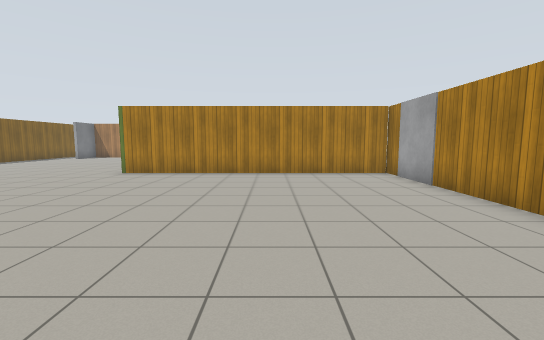
view 1 (above)

15 first-person views from a walk through a Gazebo world. The camera is 1.2 m above the floor, tilts 6° down and sees 90° across. The floor is counted in squares, 1 m on a side. Each view is taken from the middle of a square. On the plan, view 1 faces up. The plan holds only what a view shows up to about 12 squares ahead; the rest is blank. Gazebo's built-in surfaces are drawn with simple patterns.

view 2
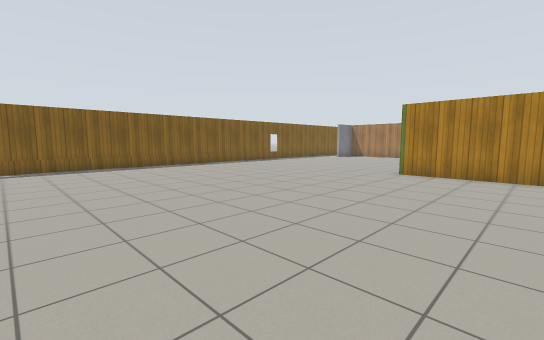

view 3
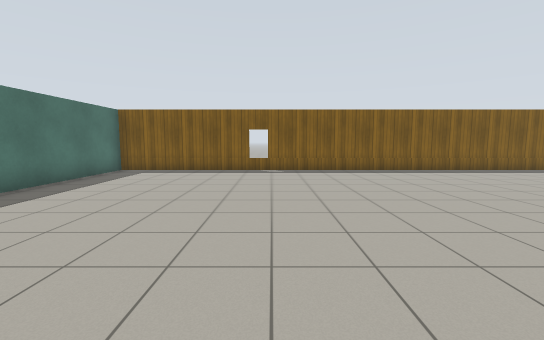

view 4
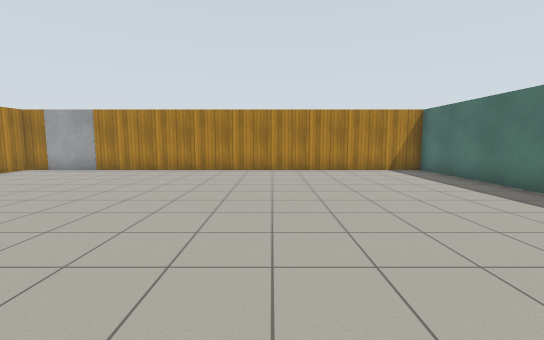

view 5
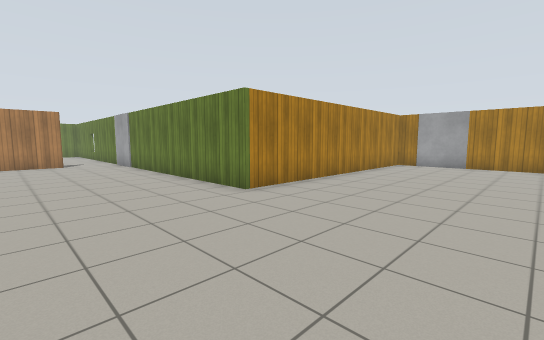

view 6
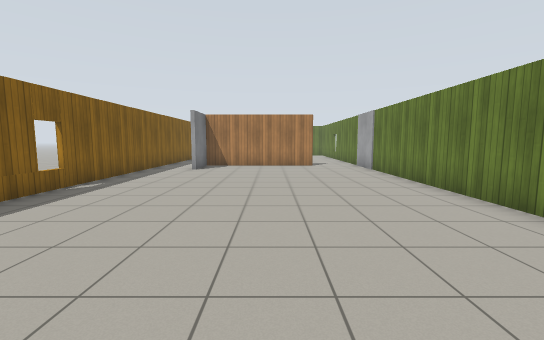

view 7
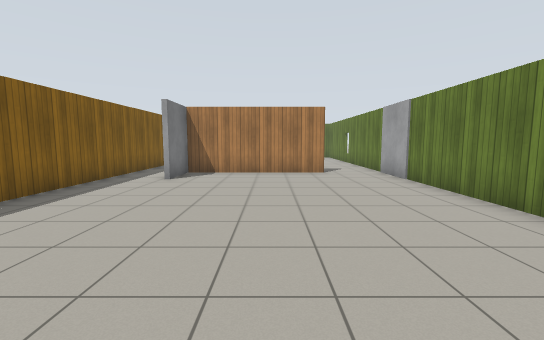

view 8
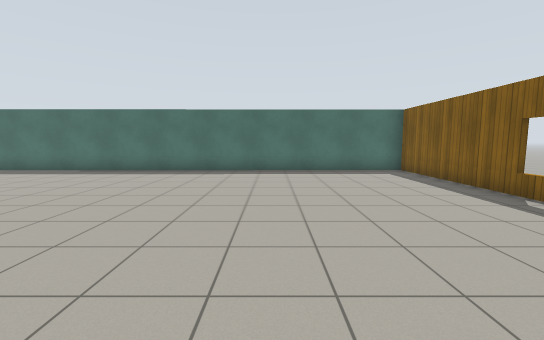

view 9
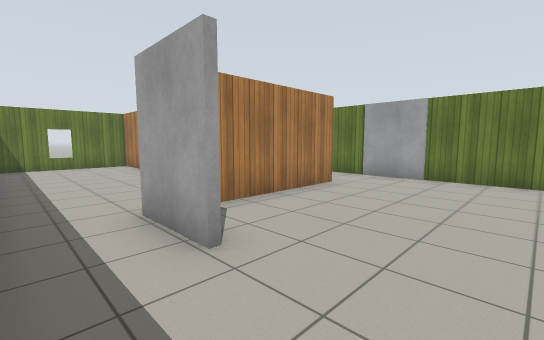

view 10
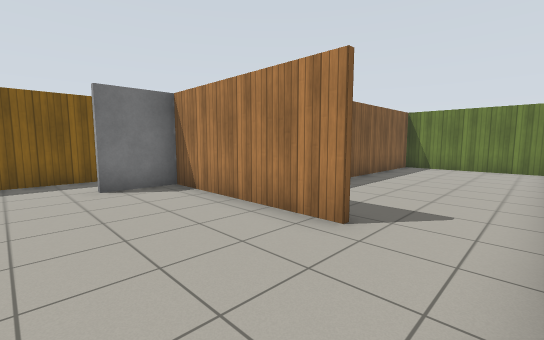

view 11
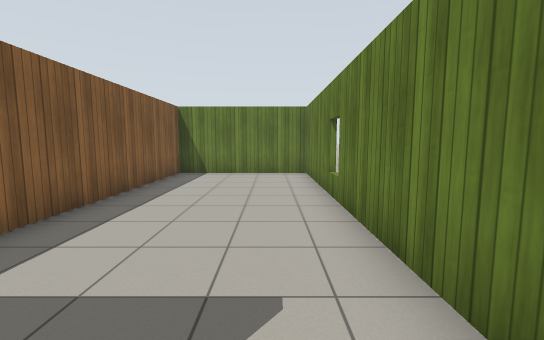

view 12
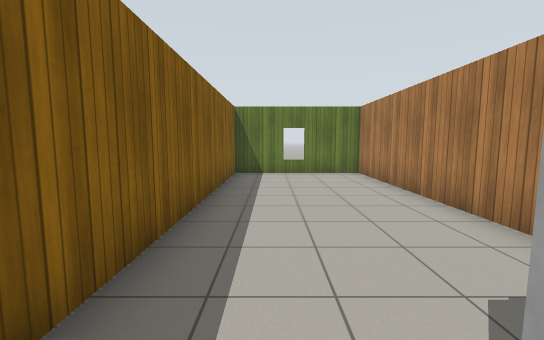

view 13
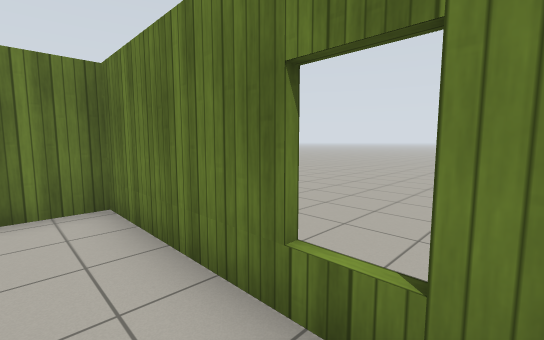

view 14
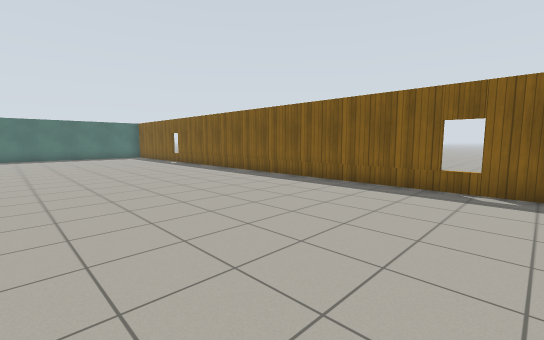

view 15
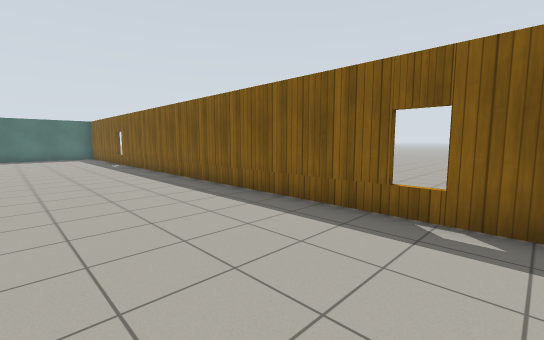

### Floor plan
Ten units are one square. View 1 is at (0, 0); x grows to the right and y downward. Boxes are objects, and circles mark ways between rooms. Rooms are numbered by the first view taken in them; rooms with no view inside come last. Other rooms are left out.
<svg viewBox="-159 -309 219 377">
<path fill="none" stroke="#000" d="M44 -94 44 -105M44 -102 -57 -102 -57 -183M-79 -205 -132 -205M-57 -206 -57 -216M-154 -216 -154 63 44 62 44 -75M-57 -216 -57 -303 -109 -303M-105 -304 -105 -234M-107 -232 -107 -304M-109 -303 -154 -303 -154 -216"/>
<rect x="-135" y="-205" width="10" height="20" fill="#bbb"><title>door leaf</title></rect>
<rect x="-65" y="-205" width="10" height="20" fill="#bbb"><title>door leaf</title></rect>
<rect x="45" y="-95" width="10" height="20" fill="#bbb"><title>door leaf</title></rect>
<circle cx="-65" cy="-210" r="3" fill="#2a7"/>
<circle cx="-145" cy="-210" r="3" fill="#2a7"/>
<text x="-70" y="-50">1</text>
<text x="-80" y="-260">2</text>
<text x="-140" y="-260">3</text>
</svg>
Room 1 opens to room 2. Room 1 opens to room 3.

Where each view was taken, in squares from view 1:
view 1: 0 up, 0 right, facing up
view 2: 0 up, 2 left, facing up-left
view 3: 0 up, 4 left, facing left
view 4: 0 up, 7 left, facing right
view 5: 5 up, 10 left, facing up-right
view 6: 7 up, 10 left, facing up
view 7: 10 up, 10 left, facing up
view 8: 5 up, 10 left, facing down
view 9: 16 up, 15 left, facing up-right
view 10: 17 up, 6 left, facing up-left
view 11: 20 up, 7 left, facing up
view 12: 20 up, 14 left, facing up
view 13: 25 up, 7 left, facing up-right
view 14: 15 up, 8 left, facing down-left
view 15: 15 up, 11 left, facing down-left
